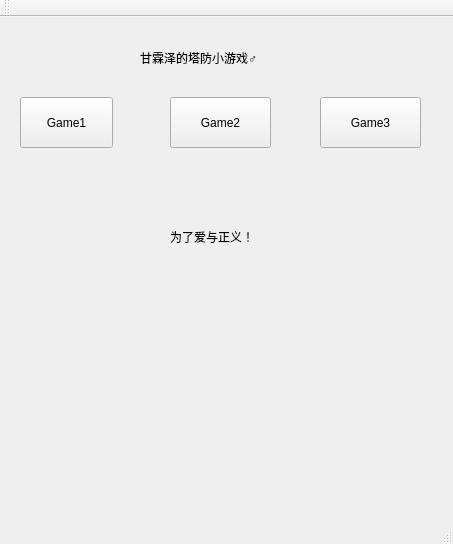
<?xml version="1.0" encoding="UTF-8"?>
<ui version="4.0">
 <class>MainWindow</class>
 <widget class="QMainWindow" name="MainWindow">
  <property name="geometry">
   <rect>
    <x>0</x>
    <y>0</y>
    <width>453</width>
    <height>544</height>
   </rect>
  </property>
  <property name="windowTitle">
   <string>MainWindow</string>
  </property>
  <widget class="QWidget" name="centralWidget">
   <widget class="QPushButton" name="pushButton">
    <property name="geometry">
     <rect>
      <x>20</x>
      <y>80</y>
      <width>93</width>
      <height>51</height>
     </rect>
    </property>
    <property name="maximumSize">
     <size>
      <width>93</width>
      <height>16777215</height>
     </size>
    </property>
    <property name="text">
     <string>Game1</string>
    </property>
   </widget>
   <widget class="QPushButton" name="pushButton_2">
    <property name="geometry">
     <rect>
      <x>170</x>
      <y>80</y>
      <width>101</width>
      <height>51</height>
     </rect>
    </property>
    <property name="text">
     <string>Game2</string>
    </property>
   </widget>
   <widget class="QPushButton" name="pushButton_3">
    <property name="geometry">
     <rect>
      <x>320</x>
      <y>80</y>
      <width>101</width>
      <height>51</height>
     </rect>
    </property>
    <property name="text">
     <string>Game3</string>
    </property>
   </widget>
   <widget class="QLabel" name="label">
    <property name="geometry">
     <rect>
      <x>140</x>
      <y>20</y>
      <width>201</width>
      <height>41</height>
     </rect>
    </property>
    <property name="text">
     <string>甘霖泽的塔防小游戏♂</string>
    </property>
   </widget>
   <widget class="QLabel" name="label_2">
    <property name="geometry">
     <rect>
      <x>170</x>
      <y>210</y>
      <width>101</width>
      <height>20</height>
     </rect>
    </property>
    <property name="text">
     <string>为了爱与正义！</string>
    </property>
   </widget>
  </widget>
  <widget class="QMenuBar" name="menuBar">
   <property name="geometry">
    <rect>
     <x>0</x>
     <y>0</y>
     <width>453</width>
     <height>26</height>
    </rect>
   </property>
  </widget>
  <widget class="QToolBar" name="mainToolBar">
   <attribute name="toolBarArea">
    <enum>TopToolBarArea</enum>
   </attribute>
   <attribute name="toolBarBreak">
    <bool>false</bool>
   </attribute>
  </widget>
  <widget class="QStatusBar" name="statusBar"/>
 </widget>
 <layoutdefault spacing="6" margin="11"/>
 <resources/>
 <connections/>
</ui>
